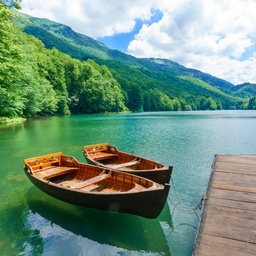
#> input picture lake.jpg, 256 x 256 px, shrunk from 600 x 600 before the run, found by its file name
$ python main.py   (older library calls are emulated)
#> lines starting #> are read from the running program, lines starting #| are printed output that depends on the picture
### opencv_approach/image.py
import cv2

def load_image(image_path):
    """Loads the image and converts it to grayscale"""
#> called with image_path = 'opencv_approach/lake.jpg'
    img = cv2.imread(image_path)
#> img is the input picture: shape (256, 256, 3); mean B, G, R 127.5, 146.2, 112.8
    if img is None:
        print("Error: Image not found or cannot be opened.")
        exit()

    gray = cv2.cvtColor(img, cv2.COLOR_BGR2GRAY)  # Convert to grayscale using OpenCV
    return img, gray

### opencv_approach/energy.py
import numpy as np
import cv2

def compute_energy(gray):
    """Computes the energy map using |dI/dx| + |dI/dy| with OpenCV Sobel"""
    dx = cv2.Sobel(gray, cv2.CV_64F, 1, 0, ksize=3)  # Gradient in x
    dy = cv2.Sobel(gray, cv2.CV_64F, 0, 1, ksize=3)  # Gradient in y
    energy = np.abs(dx) + np.abs(dy)  # Energy = |dx| + |dy|
    return energy

### opencv_approach/seamcarving.py
import numpy as np
import cv2
import matplotlib.pyplot as plt
import time
from energy import compute_energy
from image import load_image

def find_seam(energy):
    """Finds the optimal seam to remove using Dynamic Programming"""
    h, w = energy.shape
    M = energy.copy()  # Cost map
    backtrack = np.zeros_like(M, dtype=np.int32)  # Stores seam path

    # DP initialization
    for i in range(1, h):
        for j in range(w):
            left = M[i-1, j-1] if j > 0 else float('inf')
            up = M[i-1, j]
            right = M[i-1, j+1] if j < w - 1 else float('inf')

            min_val = min(left, up, right)
            M[i, j] += min_val

            # Store the backtrack path
            if min_val == left:
                backtrack[i, j] = j - 1
            elif min_val == up:
                backtrack[i, j] = j
            else:
                backtrack[i, j] = j + 1

    return backtrack

def mark_seam(img, backtrack):
    """Marks the seam in red without removing it"""
    h, w, _ = img.shape
    seam_img = img.copy()

    # Find the position of the smallest seam at the bottom row
    j = np.argmin(backtrack[-1])
    for i in range(h-1, -1, -1):  # Backtrack from bottom to top
        seam_img[i, j] = [0, 0, 255]  # Color pixel in red
        j = backtrack[i, j]

    return seam_img

def remove_seam(img, backtrack):
    """Removes a seam from the image"""
    h, w, _ = img.shape
    mask = np.ones((h, w), dtype=np.bool_)

    # Find the position of the smallest seam at the bottom row
    j = np.argmin(backtrack[-1])
    for i in range(h-1, -1, -1):  # Backtrack from bottom to top
        mask[i, j] = False
        j = backtrack[i, j]

    return img[mask].reshape((h, w - 1, 3))

def seam_carve(image_path, num_seams_vertical=0, num_seams_horizontal=0):
    """Removes vertical and horizontal seams"""
    # Start total timing
    start_time = time.time()

    # Load image
    img, gray = load_image(image_path)

    # Create a figure to show results
    plt.figure(figsize=(15, 8))

    # Plot original image
    plt.subplot(1, 3, 1)
    plt.imshow(cv2.cvtColor(img, cv2.COLOR_BGR2RGB))
    plt.title('Original Image')
    plt.axis('off')

    # Process vertical seams for marking
    marked_img = img.copy()

    for i in range(num_seams_vertical):
        # Compute energy
        energy = compute_energy(gray)

        # Find seam
        backtrack = find_seam(energy)

        # Mark seam
        marked_img = mark_seam(marked_img, backtrack)

        # Update grayscale for next iteration
        gray = cv2.cvtColor(marked_img, cv2.COLOR_BGR2GRAY)
#> this loop made 50 passes
#> pass 1, in seam_carve, `backtrack = find_seam(energy)`:
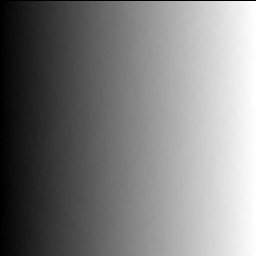
#> backtrack: shape (256, 256) int32; min 0, max 255, mean 127
#> after the loop:
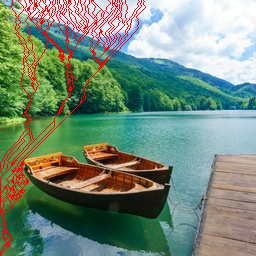
#> marked_img: shape (256, 256, 3); mean B, G, R 121.1, 138.7, 118.4

    # Plot image with seams marked
    plt.subplot(1, 3, 2)
    plt.imshow(cv2.cvtColor(marked_img, cv2.COLOR_BGR2RGB))
    plt.title('Vertical Seams Marked')
    plt.axis('off')

    # Reload original image to remove seams
    img, gray = load_image(image_path)

    # Remove vertical seams
    for i in range(num_seams_vertical):
        # Compute energy
        energy = compute_energy(gray)

        # Find seam
        backtrack = find_seam(energy)

        # Remove seam
        img = remove_seam(img, backtrack)

        # Update grayscale for next iteration
        gray = cv2.cvtColor(img, cv2.COLOR_BGR2GRAY)
#> energy: shape (256, 207) float64
#> gray: shape (256, 206)
#> img: shape (256, 206, 3)

    # Remove horizontal seams (rotate image, process as vertical, rotate back)
    img = cv2.rotate(img, cv2.ROTATE_90_CLOCKWISE)
#> img: shape (206, 256, 3)
    gray = cv2.cvtColor(img, cv2.COLOR_BGR2GRAY)
#> gray: shape (206, 256)

    for i in range(num_seams_horizontal):
        # Compute energy
        energy = compute_energy(gray)

        # Find seam
        backtrack = find_seam(energy)

        # Remove seam
        img = remove_seam(img, backtrack)

        # Update grayscale for next iteration
        gray = cv2.cvtColor(img, cv2.COLOR_BGR2GRAY)
#> this loop made 50 passes
#> pass 1, in seam_carve, `backtrack = find_seam(energy)`:
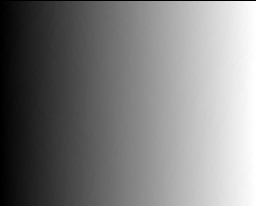
#> backtrack: shape (206, 256) int32; min 0, max 255, mean 126.9
#> after the loop:
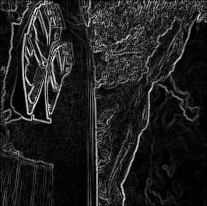
#> energy: shape (206, 207) float64; min 0, max 936, mean 121.6; drawn with min black and max white
#> after the loop:
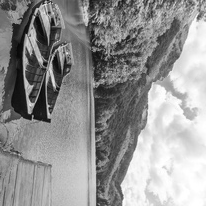
#> gray: shape (206, 206); min 5, max 255, mean 147.7
#> after the loop:
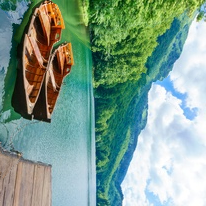
#> img: shape (206, 206, 3); mean B, G, R 143.4, 158.7, 127.9

    img = cv2.rotate(img, cv2.ROTATE_90_COUNTERCLOCKWISE)

    # Calculate total time
    total_time = time.time() - start_time

    # Plot final image
    plt.subplot(1, 3, 3)
    plt.imshow(cv2.cvtColor(img, cv2.COLOR_BGR2RGB))
    plt.title(f'Final Image ({num_seams_vertical}v, {num_seams_horizontal}h seams removed)')
    plt.axis('off')

    # Adjust layout and display
    plt.tight_layout()

    plt.savefig('output', dpi=200)
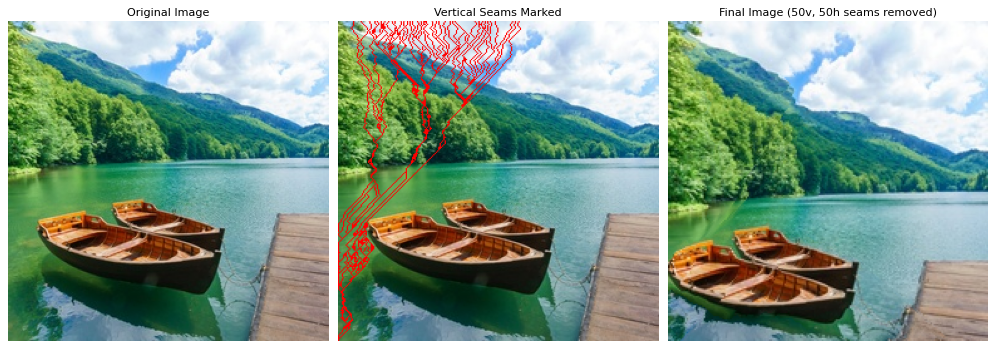
#> figure drawn by matplotlib, 3 panels

    plt.show()

    # Print timing information to console
    print(f"Total Processing Time: {total_time:.4f} seconds")

    return img, total_time

### opencv_approach/main.py
import numpy as np
from image import load_image
from seamcarving import seam_carve

# Run the algorithm
image_path = "opencv_approach/lake.jpg"  # Change this to your image path
num_seams_vertical = 50  # Number of vertical seams to remove
num_seams_horizontal = 50  # Number of horizontal seams to remove
seam_carve(image_path, num_seams_vertical, num_seams_horizontal)

$ run again, with falls.jpg copied over lake.jpg
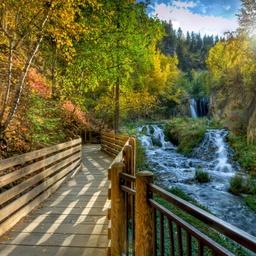
#> input picture falls.jpg, 256 x 256 px, shrunk from 800 x 800 before the run, found by its file name
#> in load_image, img is the input picture: shape (256, 256, 3); mean B, G, R 65.9, 103.5, 105.3
#> after the loop in seam_carve, `for i in range(num_seams_horizontal):`:
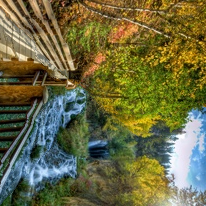
#> img: shape (206, 206, 3); mean B, G, R 65.8, 105.8, 107.1
#> in seam_carve, `plt.savefig('output', dpi=200)`:
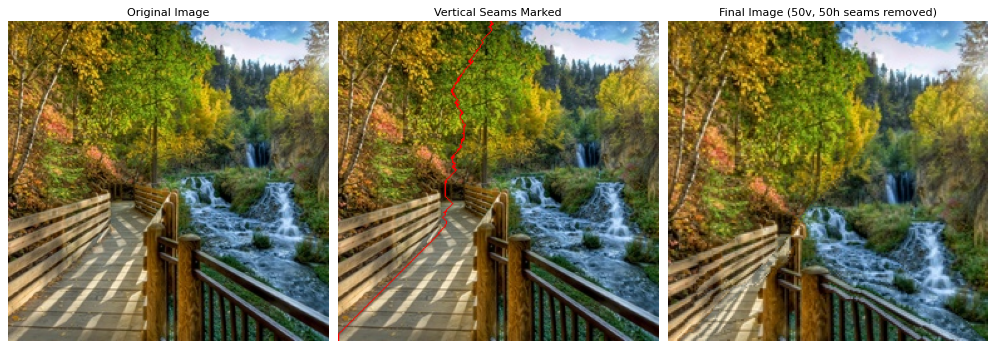
#> figure drawn by matplotlib, 3 panels

$ run again, with mountain.jpg copied over lake.jpg
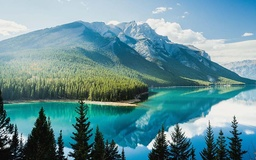
#> input picture mountain.jpg, 256 x 160 px, shrunk from 800 x 500 before the run, found by its file name
#> in load_image, img is the input picture: shape (160, 256, 3); mean B, G, R 150.6, 143.6, 99.8
#> the loop in seam_carve, `for i in range(num_seams_horizontal):` made 50 passes
#> pass 1, in seam_carve, `backtrack = find_seam(energy)`:
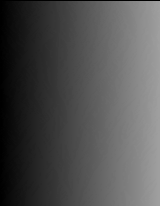
#> backtrack: shape (206, 160) int32; min 0, max 159, mean 79.3
#> in seam_carve, `plt.savefig('output', dpi=200)`:
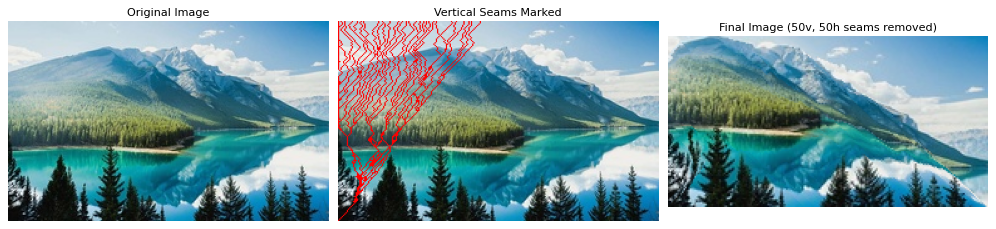
#> figure drawn by matplotlib, 3 panels

$ run again, with numba_approach.png saved as lake.jpg
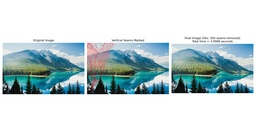
#> input picture numba_approach.png, 256 x 137 px, shrunk from 3000 x 1600 before the run, found by its file name
#> in load_image, img is the input picture: shape (137, 256, 3); mean B, G, R 216, 213.7, 199.5
#> in seam_carve, `plt.savefig('output', dpi=200)`:
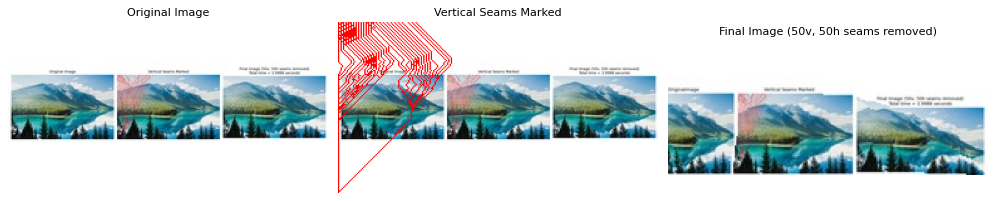
#> figure drawn by matplotlib, 3 panels
